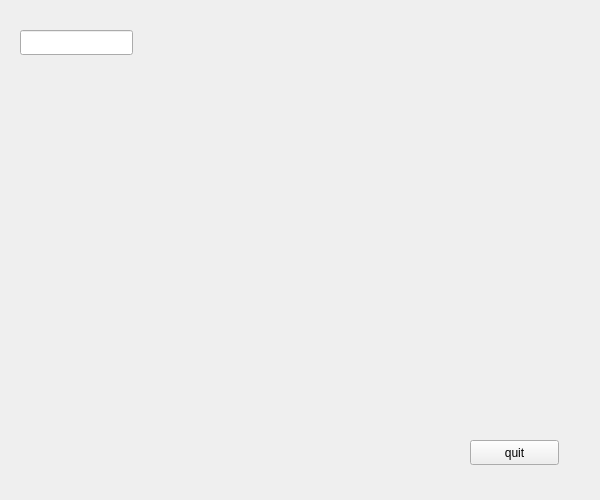
<?xml version="1.0" encoding="UTF-8"?>
<ui version="4.0">
 <class>doc_edit</class>
 <widget class="QWidget" name="doc_edit">
  <property name="geometry">
   <rect>
    <x>0</x>
    <y>0</y>
    <width>600</width>
    <height>500</height>
   </rect>
  </property>
  <property name="windowTitle">
   <string>Form</string>
  </property>
  <widget class="QPushButton" name="pushButton">
   <property name="geometry">
    <rect>
     <x>470</x>
     <y>440</y>
     <width>89</width>
     <height>25</height>
    </rect>
   </property>
   <property name="text">
    <string>quit</string>
   </property>
  </widget>
  <widget class="QLineEdit" name="lineEdit">
   <property name="geometry">
    <rect>
     <x>20</x>
     <y>30</y>
     <width>113</width>
     <height>25</height>
    </rect>
   </property>
  </widget>
 </widget>
 <resources/>
 <connections>
  <connection>
   <sender>pushButton</sender>
   <signal>clicked()</signal>
   <receiver>doc_edit</receiver>
   <slot>close()</slot>
   <hints>
    <hint type="sourcelabel">
     <x>514</x>
     <y>452</y>
    </hint>
    <hint type="destinationlabel">
     <x>299</x>
     <y>249</y>
    </hint>
   </hints>
  </connection>
 </connections>
</ui>
